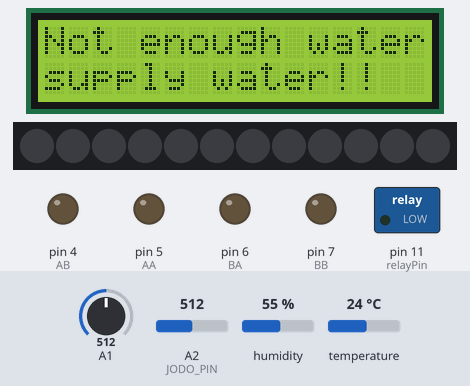
Simulated run of this sketch. Board: Arduino Uno, built with avr-gcc and run on an emulated ATmega328P. Parts: 16×2 character LCD, 12 RGB LEDs in strip order, left to right, switched loads named in the sketch (green lamp = pin HIGH), output pins drawn as LEDs (lit = HIGH). The inputs (shaded band) are chosen by the test bench; at power-on: A1 = 512, humidity 55 %, temperature 24 °C, A2 (JODO_PIN) = 512. Dim RGB values are drawn brighter than linear; what the sketch prints to the serial monitor is not drawn.

Above: at 1.2 s.
1.3 s: A1 set to 499
At 2.1 s:
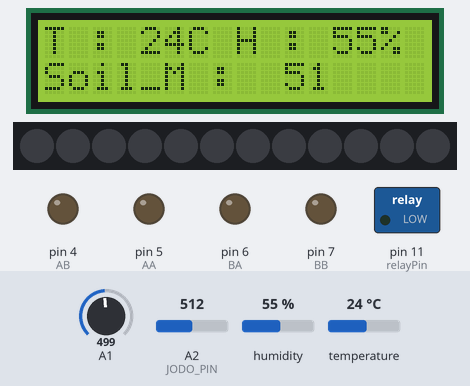
6.7 s: humidity set to 59 %
At 7.8 s:
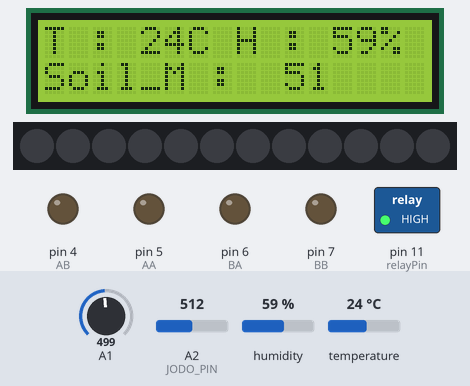
11.9 s: humidity set to 62 %
At 13.5 s:
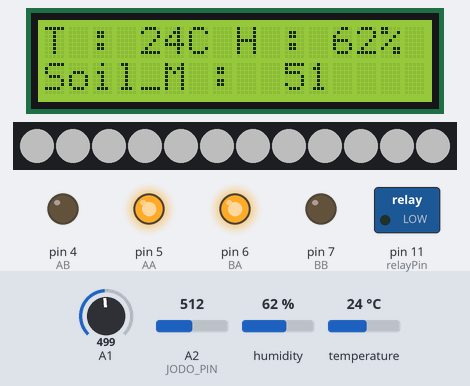
17.1 s: A1 set to 716
At 17.9 s:
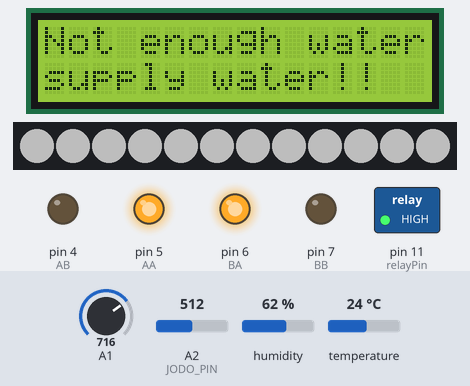
19.8 s: temperature set to 29 °C
23.8 s: temperature set to 32 °C
At 26.0 s:
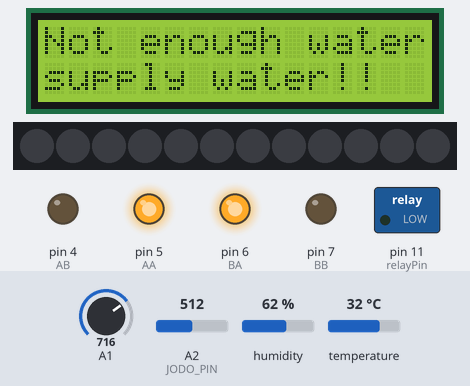
Timing chart, 0 to 28.0 s (numbered marks = the images above; inputs shaded):
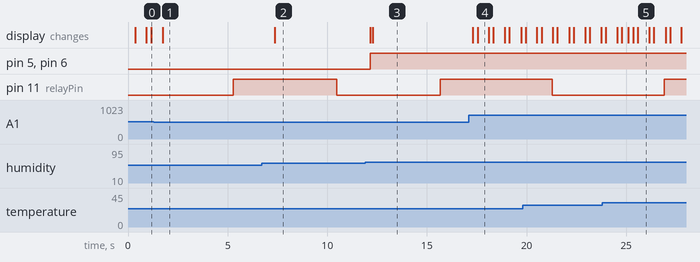

The sketch:

smartfarm2.ino
```cpp
#include <Wire.h>                     // i2C 통신을 위한 라이브러리
#include <LiquidCrystal_I2C.h>        // LCD 1602 I2C용 라이브러리
#include <Adafruit_NeoPixel.h>        //네오픽셀 라이브러리
#include "DHT.h"                      //온습도 센서 라이브러리
#define DHTPIN A0
#define DHTTYPE DHT11
#define JODO_PIN A2


DHT dht(DHTPIN, DHTTYPE);
Adafruit_NeoPixel RGB_LED = Adafruit_NeoPixel(12, 9, NEO_GRB);
LiquidCrystal_I2C lcd(0x27, 16, 2);   // 접근주소: 0x3F or 0x27

int AA = 5;               //모터A
int AB = 4;               //모터A
int BA = 6;               //모터B
int BB = 7;               //모터B

const int sensorPin = A2; // 센서가 연결된 아날로그 핀 번호
int sensorValue = 0;      // 센서 값 저장 변수

int ON = 1;
int OFF = 0;

// 급수
const int relayPin = 11;
const unsigned long motorOnTime = 5000;  // 모터가 켜져 있을 시간 (밀리초)
const unsigned long motorOffTime = 5000; // 모터가 꺼져 있을 시간 (밀리초)

unsigned long previousMillis = 0; // 마지막으로 모터 상태가 변경된 시간
bool motorState = false;          // 모터 상태 (켜짐: true, 꺼짐: false)


int JODO;

float fMax_hum =0.0;                           //센서 기준값 선언 및 초기화
float fMax_temp = 0.0;
float fMin_temp = 0.0;
int Soil_moisture_reference = 0;

void setup() {
  pinMode(relayPin, OUTPUT); // 릴레이 핀을 출력으로 설정
  digitalWrite(relayPin, LOW); // 릴레이 초기 상태를 꺼짐으로 설정

  fMax_hum  = 60.0;                            //센서 기준값 설정
  fMax_temp = 30.0;
  fMin_temp = 22.0;
  Soil_moisture_reference = 50;                //기준 수분값 설정 0 ~ 100%
  pinMode(JODO_PIN, INPUT);

  Serial.begin(9600);
  dht.begin();                                 // DHT 초기화

  lcd.init();                                  // LCD 초기화
  lcd.backlight();                             // 백라이트 켜기

  RGB_LED.begin();                             // Neopixel 초기화
  RGB_LED.setBrightness(200);                  //RGB_LED 밝기조절
  RGB_LED.show();

  pinMode(AA, OUTPUT);                         //모터 핀 설정
  pinMode(AB, OUTPUT);
  pinMode(BA, OUTPUT);
  pinMode(BB, OUTPUT);

  }


void loop() {
  unsigned long currentMillis = millis();

  if (motorState) {
    if (currentMillis - previousMillis >= motorOnTime) {
      motorState = false; // 모터 상태를 꺼짐으로 설정
      previousMillis = currentMillis; // 현재 시간을 저장
      digitalWrite(relayPin, LOW); // 릴레이 OFF
    }
  } else {
    if (currentMillis - previousMillis >= motorOffTime) {
      motorState = true; // 모터 상태를 켜짐으로 설정
      previousMillis = currentMillis; // 현재 시간을 저장
      digitalWrite(relayPin, HIGH); // 릴레이 ON
    }
  }

  JODO = analogRead(JODO_PIN);       //주변 광 조도 센서 값 지정
  float hum = dht.readHumidity();             //습도값 받아오기
  float temp = dht.readTemperature();         //온도값 받아오기
  int Soil_moisture = analogRead(A1);         //토양 수분값 받아오기
  sensorValue = analogRead(sensorPin);  // 센서 값 읽기
  int C_Soil_moisture = map(Soil_moisture, 1023, 0, 0, 100);   //토양 수분값 0~100으로 변환
  Serial.print("Soil_moisture : ");                            // 백분율로 변환한 값
  Serial.println(C_Soil_moisture);
  Serial.print("temp:");
  Serial.print(dht.readTemperature());
  Serial.print(",");
  Serial.print("humid:");
  Serial.println(dht.readHumidity());
  Serial.print(" 주변 광 조도 센서 값 : ");
  Serial.println(JODO);
  Serial.print("Water Level: ");
  Serial.println(sensorValue);          // 센서 값을 시리얼 모니터에 출력

  String strC_Soil = int2String(C_Soil_moisture);              //자릿수별 표시 변경

  if(C_Soil_moisture < Soil_moisture_reference)                //수분 값이 기준 보다 낮을 경우
  {
    WarrningLCD();
  }
  else
  {
    lcd.setCursor(0, 0);
    lcd.print("T : "); lcd.print((int)temp); lcd.print("C ");
    lcd.setCursor(8, 0);
    lcd.print("H : "); lcd.print((int)hum); lcd.print("% ");
    lcd.setCursor(0, 1);
    lcd.print("Soil_M : "); lcd.print(strC_Soil); lcd.print("   ");
  }

  if((temp > fMax_temp && hum > fMax_hum) || temp > fMax_temp)    // 온습도 둘다 높을때, 온도가 높을때 -> Fan ON , LED OFF
  {
    FanONOFF(ON);
    RGB_Color(RGB_LED.Color(0, 0, 0), 10);
  }
  else if(hum > fMax_hum)    //습도가 높을 때 -> Fan ON , LED OFF
  {
    FanONOFF(ON);
    RGB_Color(RGB_LED.Color(100, 100, 100), 10);
  }
  else if(temp < fMin_temp)  //온도가 낮을 때 -> Fan OFF , LED ON
  {
    FanONOFF(OFF);
    RGB_Color(RGB_LED.Color(100, 100, 100), 10);
  }
  else
  {
    FanONOFF(OFF);
    RGB_Color(RGB_LED.Color(0, 0, 0), 10);
  }

  delay(200);

}

void RGB_Color(float c, int wait) {

  for (int i = 0; i < RGB_LED.numPixels(); i++)
  {
     RGB_LED.setPixelColor(i, c);
     RGB_LED.show();
     delay(wait);
  }
}

String int2String(int val)
{
  String sval = "";

  int val2 = (val/10)%10;  //10의 자리
  int val3 = (val/100)%10; //100의 자리

  if(val3 >= 1)
  {
    sval = String(val);
  }
  else
  {
     if(val2 >= 1)
     {
      sval = " "+String(val);
     }
     else
     {
      sval = "  "+String(val);
     }
  }

  return sval;
}

void WarrningLCD(){
    lcd.clear();
    delay(200);
    lcd.backlight();                         // 백라이트 켜기
    lcd.setCursor(0, 0);                     // 0번째, 0라인
    lcd.print("Not enough water");
    lcd.setCursor(0, 1);                     // 1번째, 1라인
    lcd.print("supply water!!");
    delay(200);
}

void FanONOFF(int OnOff)
{
  if(OnOff == 1)
  {
      digitalWrite(AA, HIGH);
      digitalWrite(AB, LOW);
      digitalWrite(BA, HIGH);
      digitalWrite(BB, LOW);
  }
  else
  {
     digitalWrite(AA, LOW);
     digitalWrite(AB, LOW);
     digitalWrite(BA, LOW);
     digitalWrite(BB, LOW);
  }
}
```

Measured:
- the behaviour switches between 512 and 511 on A1 (found by bisection; images 0 and 1)
- the behaviour switches between 60 and 61 % on humidity (found by bisection; images 2 and 3)
- the behaviour switches between 30 and 31 °C on temperature (found by bisection; images 4 and 5)
- after the input at 1.3 s, pin 11 (relayPin): LOW → HIGH after 4.0 s instead of 4.4 s; the display: changes after 0.45 s (image 1)
- after the input at 6.7 s, the display: changes after 0.66 s (image 2)
- after the input at 11.9 s, pin 5 (AA), pin 6 (BA): LOW → HIGH after 0.25 s; the display: first changes after 0.25 s (image 3 shows a later state)
- after the input at 17.1 s, the display: first changes after 0.21 s (image 4 shows a later state)
